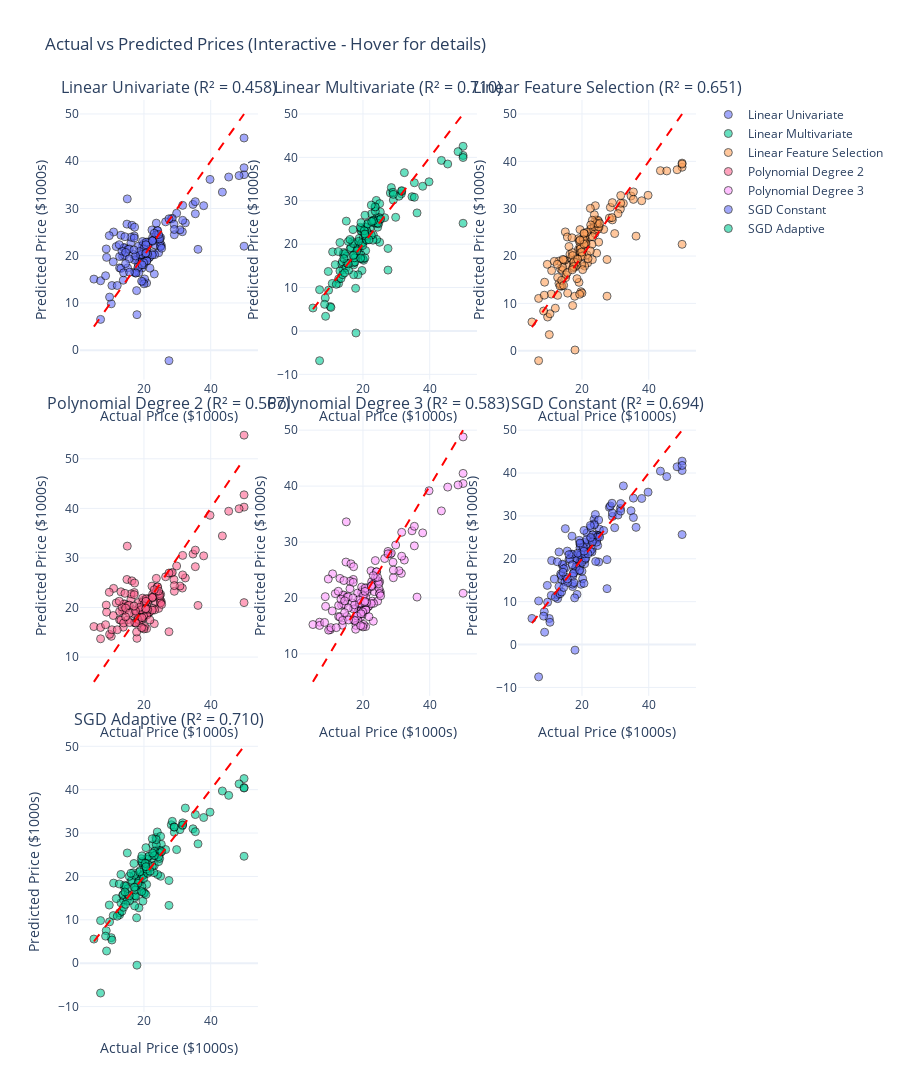

Notebook code for this chart:
### Code cell
# 1. ACTUAL VS PREDICTED PLOTS (Interactive Plotly)
n_models = len(predictions)
n_cols = 3
n_rows = (n_models + n_cols - 1) // n_cols

fig = make_subplots(
    rows=n_rows, cols=n_cols,
    subplot_titles=[f"{name} (R² = {metrics[name]['test_r2']:.3f})" for name in predictions.keys()],
    vertical_spacing=0.12/n_rows
)

model_names = list(predictions.keys())

for idx, (name, pred) in enumerate(predictions.items()):
    row = idx // n_cols + 1
    col = idx % n_cols + 1
    
    # Scatter plot
    fig.add_trace(
        go.Scatter(
            x=y_test,
            y=pred,
            mode='markers',
            marker=dict(size=8, opacity=0.6, line=dict(width=1, color='black')),
            name=name,
            text=[f'Actual: ${x:.1f}k<br>Predicted: ${y:.1f}k' for x, y in zip(y_test, pred)],
            hoverinfo='text'
        ),
        row=row, col=col
    )
    
    # Perfect prediction line
    x_line = [y_test.min(), y_test.max()]
    y_line = [y_test.min(), y_test.max()]
    fig.add_trace(
        go.Scatter(
            x=x_line, y=y_line,
            mode='lines',
            line=dict(color='red', dash='dash', width=2),
            name='Perfect Prediction',
            showlegend=False,
            hoverinfo='skip'
        ),
        row=row, col=col
    )
    
    fig.update_xaxes(title_text="Actual Price ($1000s)", row=row, col=col)
    fig.update_yaxes(title_text="Predicted Price ($1000s)", row=row, col=col)

fig.update_layout(
    height=400*n_rows,
    title_text="Actual vs Predicted Prices (Interactive - Hover for details)",
    showlegend=True,
    template='plotly_white'
)

fig.write_image(f"{RESULTS_DIR}/actual_vs_predicted.png", width=1600, height=400*n_rows, scale=2)
fig.show()
print("Saved: actual_vs_predicted.png")

### Figure 1 — Plotly figure (JSON) as saved in the notebook; plotly's stock layout.template omitted (floating-point values rounded to 4 significant figures; data arrays with more than 128 entries replaced by an {"elided": "..."} marker saying what was removed)
{"data": [{"hoverinfo": "text", "marker": {"line": {"color": "black", "width": 1}, "opacity": 0.6, "size": 8}, "mode": "markers", "name": "Linear Univariate", "text": {"elided": "152 str values"}, "type": "scatter", "x": {"elided": "152 float values"}, "xaxis": "x", "y": {"elided": "152 float values"}, "yaxis": "y"}, {"hoverinfo": "skip", "line": {"color": "red", "dash": "dash", "width": 2}, "mode": "lines", "name": "Perfect Prediction", "showlegend": false, "type": "scatter", "x": [5, 50], "xaxis": "x", "y": [5, 50], "yaxis": "y"}, {"hoverinfo": "text", "marker": {"line": {"color": "black", "width": 1}, "opacity": 0.6, "size": 8}, "mode": "markers", "name": "Linear Multivariate", "text": {"elided": "152 str values"}, "type": "scatter", "x": {"elided": "152 float values"}, "xaxis": "x2", "y": {"elided": "152 float values"}, "yaxis": "y2"}, {"hoverinfo": "skip", "line": {"color": "red", "dash": "dash", "width": 2}, "mode": "lines", "name": "Perfect Prediction", "showlegend": false, "type": "scatter", "x": [5, 50], "xaxis": "x2", "y": [5, 50], "yaxis": "y2"}, {"hoverinfo": "text", "marker": {"line": {"color": "black", "width": 1}, "opacity": 0.6, "size": 8}, "mode": "markers", "name": "Linear Feature Selection", "text": {"elided": "152 str values"}, "type": "scatter", "x": {"elided": "152 float values"}, "xaxis": "x3", "y": {"elided": "152 float values"}, "yaxis": "y3"}, {"hoverinfo": "skip", "line": {"color": "red", "dash": "dash", "width": 2}, "mode": "lines", "name": "Perfect Prediction", "showlegend": false, "type": "scatter", "x": [5, 50], "xaxis": "x3", "y": [5, 50], "yaxis": "y3"}, {"hoverinfo": "text", "marker": {"line": {"color": "black", "width": 1}, "opacity": 0.6, "size": 8}, "mode": "markers", "name": "Polynomial Degree 2", "text": {"elided": "152 str values"}, "type": "scatter", "x": {"elided": "152 float values"}, "xaxis": "x4", "y": {"elided": "152 float values"}, "yaxis": "y4"}, {"hoverinfo": "skip", "line": {"color": "red", "dash": "dash", "width": 2}, "mode": "lines", "name": "Perfect Prediction", "showlegend": false, "type": "scatter", "x": [5, 50], "xaxis": "x4", "y": [5, 50], "yaxis": "y4"}, {"hoverinfo": "text", "marker": {"line": {"color": "black", "width": 1}, "opacity": 0.6, "size": 8}, "mode": "markers", "name": "Polynomial Degree 3", "text": {"elided": "152 str values"}, "type": "scatter", "x": {"elided": "152 float values"}, "xaxis": "x5", "y": {"elided": "152 float values"}, "yaxis": "y5"}, {"hoverinfo": "skip", "line": {"color": "red", "dash": "dash", "width": 2}, "mode": "lines", "name": "Perfect Prediction", "showlegend": false, "type": "scatter", "x": [5, 50], "xaxis": "x5", "y": [5, 50], "yaxis": "y5"}, {"hoverinfo": "text", "marker": {"line": {"color": "black", "width": 1}, "opacity": 0.6, "size": 8}, "mode": "markers", "name": "SGD Constant", "text": {"elided": "152 str values"}, "type": "scatter", "x": {"elided": "152 float values"}, "xaxis": "x6", "y": {"elided": "152 float values"}, "yaxis": "y6"}, {"hoverinfo": "skip", "line": {"color": "red", "dash": "dash", "width": 2}, "mode": "lines", "name": "Perfect Prediction", "showlegend": false, "type": "scatter", "x": [5, 50], "xaxis": "x6", "y": [5, 50], "yaxis": "y6"}, {"hoverinfo": "text", "marker": {"line": {"color": "black", "width": 1}, "opacity": 0.6, "size": 8}, "mode": "markers", "name": "SGD Adaptive", "text": {"elided": "152 str values"}, "type": "scatter", "x": {"elided": "152 float values"}, "xaxis": "x7", "y": {"elided": "152 float values"}, "yaxis": "y7"}, {"hoverinfo": "skip", "line": {"color": "red", "dash": "dash", "width": 2}, "mode": "lines", "name": "Perfect Prediction", "showlegend": false, "type": "scatter", "x": [5, 50], "xaxis": "x7", "y": [5, 50], "yaxis": "y7"}], "layout": {"annotations": [{"font": {"size": 16}, "showarrow": false, "text": "Linear Univariate (R² = 0.458)", "x": 0.1444, "xanchor": "center", "xref": "paper", "y": 1, "yanchor": "bottom", "yref": "paper"}, {"font": {"size": 16}, "showarrow": false, "text": "Linear Multivariate (R² = 0.710)", "x": 0.5, "xanchor": "center", "xref": "paper", "y": 1, "yanchor": "bottom", "yref": "paper"}, {"font": {"size": 16}, "showarrow": false, "text": "Linear Feature Selection (R² = 0.651)", "x": 0.8556, "xanchor": "center", "xref": "paper", "y": 1, "yanchor": "bottom", "yref": "paper"}, {"font": {"size": 16}, "showarrow": false, "text": "Polynomial Degree 2 (R² = 0.567)", "x": 0.1444, "xanchor": "center", "xref": "paper", "y": 0.6533, "yanchor": "bottom", "yref": "paper"}, {"font": {"size": 16}, "showarrow": false, "text": "Polynomial Degree 3 (R² = 0.583)", "x": 0.5, "xanchor": "center", "xref": "paper", "y": 0.6533, "yanchor": "bottom", "yref": "paper"}, {"font": {"size": 16}, "showarrow": false, "text": "SGD Constant (R² = 0.694)", "x": 0.8556, "xanchor": "center", "xref": "paper", "y": 0.6533, "yanchor": "bottom", "yref": "paper"}, {"font": {"size": 16}, "showarrow": false, "text": "SGD Adaptive (R² = 0.710)", "x": 0.1444, "xanchor": "center", "xref": "paper", "y": 0.3067, "yanchor": "bottom", "yref": "paper"}], "height": 1200, "showlegend": true, "title": {"text": "Actual vs Predicted Prices (Interactive - Hover for details)"}, "xaxis": {"anchor": "y", "domain": [0, 0.2889], "title": {"text": "Actual Price ($1000s)"}}, "xaxis2": {"anchor": "y2", "domain": [0.3556, 0.6444], "title": {"text": "Actual Price ($1000s)"}}, "xaxis3": {"anchor": "y3", "domain": [0.7111, 1], "title": {"text": "Actual Price ($1000s)"}}, "xaxis4": {"anchor": "y4", "domain": [0, 0.2889], "title": {"text": "Actual Price ($1000s)"}}, "xaxis5": {"anchor": "y5", "domain": [0.3556, 0.6444], "title": {"text": "Actual Price ($1000s)"}}, "xaxis6": {"anchor": "y6", "domain": [0.7111, 1], "title": {"text": "Actual Price ($1000s)"}}, "xaxis7": {"anchor": "y7", "domain": [0, 0.2889], "title": {"text": "Actual Price ($1000s)"}}, "xaxis8": {"anchor": "y8", "domain": [0.3556, 0.6444]}, "xaxis9": {"anchor": "y9", "domain": [0.7111, 1]}, "yaxis": {"anchor": "x", "domain": [0.6933, 1], "title": {"text": "Predicted Price ($1000s)"}}, "yaxis2": {"anchor": "x2", "domain": [0.6933, 1], "title": {"text": "Predicted Price ($1000s)"}}, "yaxis3": {"anchor": "x3", "domain": [0.6933, 1], "title": {"text": "Predicted Price ($1000s)"}}, "yaxis4": {"anchor": "x4", "domain": [0.3467, 0.6533], "title": {"text": "Predicted Price ($1000s)"}}, "yaxis5": {"anchor": "x5", "domain": [0.3467, 0.6533], "title": {"text": "Predicted Price ($1000s)"}}, "yaxis6": {"anchor": "x6", "domain": [0.3467, 0.6533], "title": {"text": "Predicted Price ($1000s)"}}, "yaxis7": {"anchor": "x7", "domain": [0, 0.3067], "title": {"text": "Predicted Price ($1000s)"}}, "yaxis8": {"anchor": "x8", "domain": [0, 0.3067]}, "yaxis9": {"anchor": "x9", "domain": [0, 0.3067]}}}
